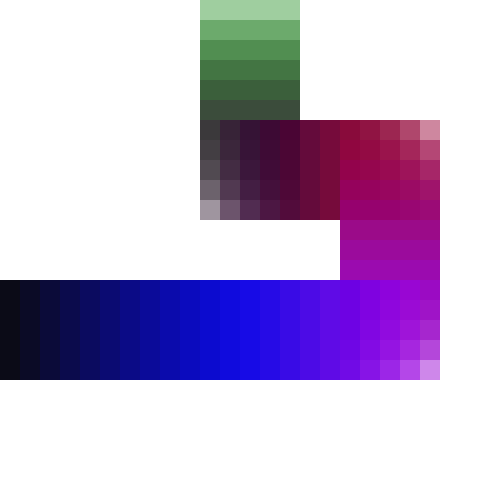
Frame 1 (no input)
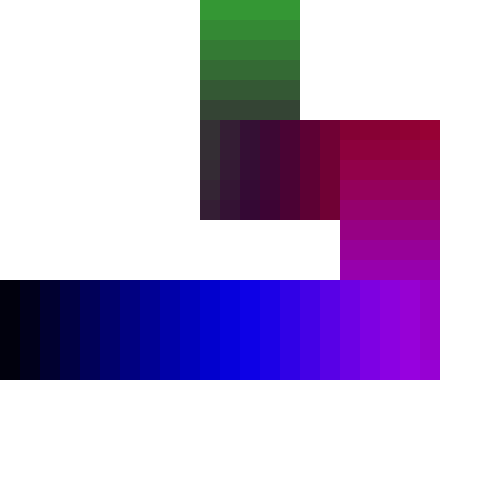
Frame 60 (the mouse pressed at the canvas centre just before this capture)
Frame 120 (the mouse held since frame 60 and released just before this capture): identical to frame 60, image omitted

The Processing sketch that drew these frames (run headless with seeded random() and noise(); from frame 60 on, the mouse is pressed at the canvas centre):

// Processing sketch: processing_83945
// ── processing_83945.pde

void setup()
{
  size(500,500);
  background(255);
}

void draw()
{
noStroke();
fill(50,150,50,120);
rect(200,0,100,100);

noStroke();
fill(50,130,50,120);
translate(0,20);
rect(200,0,100,100);

noStroke();
fill(50,110,50,120);
translate(0,20);
rect(200,0,100,100);

noStroke();
fill(50,90,50,120);
translate(0,20);
rect(200,0,100,100);

noStroke();
fill(50,70,50,120);
translate(0,20);
rect(200,0,100,100);

noStroke();
fill(50,50,50,120);
translate(0,20);
rect(200,0,100,100);

noStroke();
fill(50,30,50,120);
translate(0,20);
rect(200,0,100,100);

noStroke();
fill(50,10,50,120);
translate(20,0);
rect(200,0,100,100);

noStroke();
fill(50,0,50,120);
translate(20,0);
rect(200,0,100,100);

noStroke();
fill(70,0,50,120);
translate(20,0);
rect(200,0,100,100);

noStroke();
fill(90,0,50,120);
translate(20,0);
rect(200,0,100,100);

noStroke();
fill(110,0,50,120);
translate(20,0);
rect(200,0,100,100);

noStroke();
fill(130,0,50,120);
translate(20,0);
rect(200,0,100,100);

noStroke();
fill(150,0,50,120);
translate(20,0);
rect(200,0,100,100);

noStroke();
fill(150,0,70,120);
translate(0,20);
rect(200,0,100,100);

noStroke();
fill(150,0,90,120);
translate(0,20);
rect(200,0,100,100);

noStroke();
fill(150,0,110,120);
translate(0,20);
rect(200,0,100,100);

noStroke();
fill(150,0,130,120);
translate(0,20);
rect(200,0,100,100);

noStroke();
fill(150,0,150,120);
translate(0,20);
rect(200,0,100,100);

noStroke();
fill(150,0,170,120);
translate(0,20);
rect(200,0,100,100);

noStroke();
fill(150,0,190,120);
translate(0,20);
rect(200,0,100,100);

noStroke();
fill(150,0,210,120);
translate(0,20);
rect(200,0,100,100);

noStroke();
fill(150,0,230,120);
translate(-20,0);
rect(200,0,100,100);

noStroke();
fill(130,0,230,120);
translate(-20,0);
rect(200,0,100,100);

noStroke();
fill(110,0,230,120);
translate(-20,0);
rect(200,0,100,100);

noStroke();
fill(90,0,230,120);
translate(-20,0);
rect(200,0,100,100);

noStroke();
fill(70,0,230,120);
translate(-20,0);
rect(200,0,100,100);

noStroke();
fill(50,0,230,120);
translate(-20,0);
rect(200,0,100,100);

noStroke();
fill(30,0,230,120);
translate(-20,0);
rect(200,0,100,100);

noStroke();
fill(10,0,230,120);
translate(-20,0);
rect(200,0,100,100);

noStroke();
fill(0,0,230,120);
translate(-20,0);
rect(200,0,100,100);

noStroke();
fill(0,0,210,120);
translate(-20,0);
rect(200,0,100,100);

noStroke();
fill(0,0,190,120);
translate(-20,0);
rect(200,0,100,100);

noStroke();
fill(0,0,170,120);
translate(-20,0);
rect(200,0,100,100);

noStroke();
fill(0,0,150,120);
translate(-20,0);
rect(200,0,100,100);

noStroke();
fill(0,0,130,120);
translate(-20,0);
rect(200,0,100,100);

noStroke();
fill(0,0,110,120);
translate(-20,0);
rect(200,0,100,100);

noStroke();
fill(0,0,90,120);
translate(-20,0);
rect(200,0,100,100);

noStroke();
fill(0,0,70,120);
translate(-20,0);
rect(200,0,100,100);

noStroke();
fill(0,0,50,120);
translate(-20,0);
rect(200,0,100,100);

noStroke();
fill(0,0,30,120);
translate(-20,0);
rect(200,0,100,100);

noStroke();
fill(0,0,10,120);
translate(-20,0);
rect(200,0,100,100);

noStroke();
fill(0,0,0,120);
translate(-20,0);
rect(200,0,100,100);

//noLoop();


}
